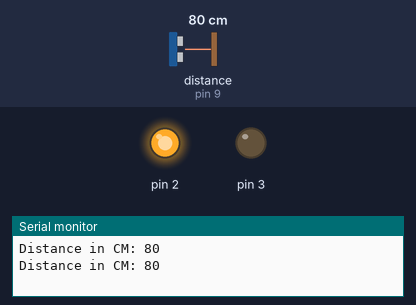
The sketch below on a simulated Arduino Uno, built with avr-gcc and run on an emulated ATmega328P. Parts: output pins drawn as LEDs (lit = HIGH), the last lines printed to the serial monitor. The test bench sets the inputs (shaded band); at power-on: distance to the obstacle (sensor on pin 9) 80 cm. The echo pulse lasts 58.3 µs per cm.

Above: at 1.8 s.
1.9 s: distance to the obstacle (sensor on pin 9) set to 21 cm
4.2 s: distance to the obstacle (sensor on pin 9) set to 17 cm
At 6.5 s:
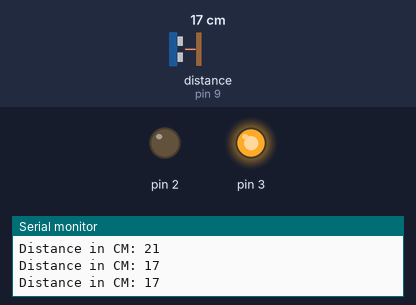
7.5 s: distance to the obstacle (sensor on pin 9) set to 35 cm
At 10.2 s:
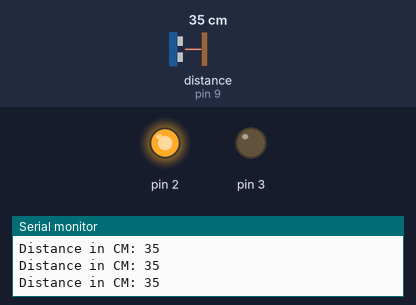
10.5 s: distance to the obstacle (sensor on pin 9) set to 2 cm
At 12.8 s:
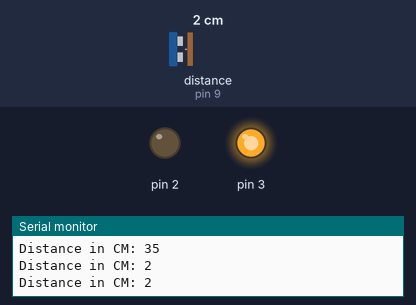
Timing chart, 0 to 14.3 s (numbered marks = the images above; inputs shaded):
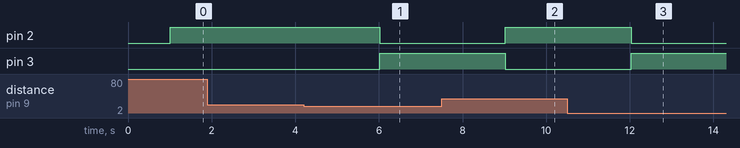

The sketch:

sensor_de_r_.ino
```cpp
// (licence header left out)
#include <Ultrasonic.h>

/*
 * Pass as a parameter the trigger and echo pin, respectively,
 * or only the signal pin (for sensors 3 pins), like:
 * Ultrasonic ultrasonic(13);
 */
Ultrasonic ultrasonic(8, 9);
int distance;

void setup() {
  Serial.begin(9600);
  pinMode(2, OUTPUT);
  pinMode(3, OUTPUT);
}

void loop() {
  // Pass INC as a parameter to get the distance in inches
  distance = ultrasonic.read();

  Serial.print("Distance in CM: ");
  Serial.println(distance);
  delay(1000);

  if(distance > 20){

    digitalWrite(3, LOW);
    digitalWrite(2, HIGH);

  }

  if( distance < 20){

    digitalWrite(2,LOW);
    digitalWrite(3, HIGH);

  }
}
```

Measured:
- the behaviour switches between 20 and 19 cm on distance to the obstacle (sensor on pin 9) (found by bisection; images 0 and 1)
- after the input at 4.2 s, pin 2: HIGH → LOW after 1.8 s; pin 3: LOW → HIGH after 1.8 s
- after the input at 7.5 s, pin 2: LOW → HIGH after 1.5 s; pin 3: HIGH → LOW after 1.5 s
- after the input at 10.5 s, pin 2: HIGH → LOW after 1.5 s; pin 3: LOW → HIGH after 1.5 s
